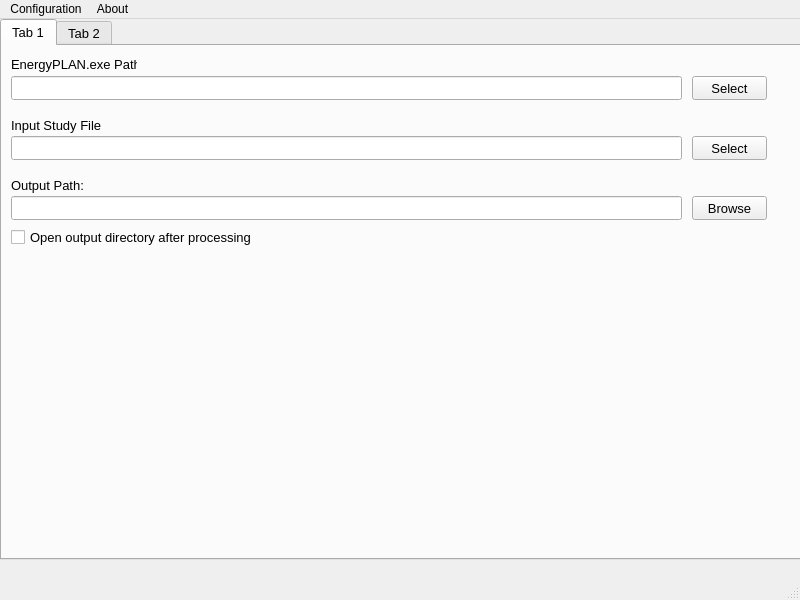
<?xml version="1.0" encoding="UTF-8"?>
<ui version="4.0">
 <class>MainWindow</class>
 <widget class="QMainWindow" name="MainWindow">
  <property name="geometry">
   <rect>
    <x>0</x>
    <y>0</y>
    <width>800</width>
    <height>600</height>
   </rect>
  </property>
  <property name="minimumSize">
   <size>
    <width>800</width>
    <height>600</height>
   </size>
  </property>
  <property name="maximumSize">
   <size>
    <width>800</width>
    <height>600</height>
   </size>
  </property>
  <property name="windowTitle">
   <string>MainWindow</string>
  </property>
  <widget class="QWidget" name="centralwidget">
   <widget class="QTabWidget" name="tabWidget">
    <property name="geometry">
     <rect>
      <x>0</x>
      <y>0</y>
      <width>801</width>
      <height>541</height>
     </rect>
    </property>
    <property name="sizePolicy">
     <sizepolicy hsizetype="Expanding" vsizetype="Expanding">
      <horstretch>0</horstretch>
      <verstretch>0</verstretch>
     </sizepolicy>
    </property>
    <property name="minimumSize">
     <size>
      <width>801</width>
      <height>541</height>
     </size>
    </property>
    <property name="maximumSize">
     <size>
      <width>801</width>
      <height>541</height>
     </size>
    </property>
    <property name="font">
     <font>
      <pointsize>10</pointsize>
     </font>
    </property>
    <property name="currentIndex">
     <number>0</number>
    </property>
    <widget class="QWidget" name="tab_1">
     <attribute name="title">
      <string>Tab 1</string>
     </attribute>
     <widget class="QLineEdit" name="lineEdit_1">
      <property name="geometry">
       <rect>
        <x>9</x>
        <y>30</y>
        <width>671</width>
        <height>24</height>
       </rect>
      </property>
     </widget>
     <widget class="QLabel" name="label_1">
      <property name="geometry">
       <rect>
        <x>9</x>
        <y>9</y>
        <width>126</width>
        <height>18</height>
       </rect>
      </property>
      <property name="text">
       <string>EnergyPLAN.exe Path:</string>
      </property>
     </widget>
     <widget class="QPushButton" name="pushButton_1">
      <property name="geometry">
       <rect>
        <x>690</x>
        <y>30</y>
        <width>75</width>
        <height>24</height>
       </rect>
      </property>
      <property name="text">
       <string>Select</string>
      </property>
     </widget>
     <widget class="QLabel" name="label_2">
      <property name="geometry">
       <rect>
        <x>9</x>
        <y>70</y>
        <width>91</width>
        <height>18</height>
       </rect>
      </property>
      <property name="text">
       <string>Input Study File:</string>
      </property>
     </widget>
     <widget class="QLineEdit" name="lineEdit_2">
      <property name="geometry">
       <rect>
        <x>9</x>
        <y>90</y>
        <width>671</width>
        <height>24</height>
       </rect>
      </property>
     </widget>
     <widget class="QPushButton" name="pushButton_2">
      <property name="geometry">
       <rect>
        <x>690</x>
        <y>90</y>
        <width>75</width>
        <height>24</height>
       </rect>
      </property>
      <property name="text">
       <string>Select</string>
      </property>
     </widget>
     <widget class="QLabel" name="label_3">
      <property name="geometry">
       <rect>
        <x>9</x>
        <y>130</y>
        <width>72</width>
        <height>18</height>
       </rect>
      </property>
      <property name="text">
       <string>Output Path:</string>
      </property>
     </widget>
     <widget class="QLineEdit" name="lineEdit_3">
      <property name="geometry">
       <rect>
        <x>9</x>
        <y>150</y>
        <width>671</width>
        <height>24</height>
       </rect>
      </property>
     </widget>
     <widget class="QPushButton" name="pushButton_3">
      <property name="geometry">
       <rect>
        <x>690</x>
        <y>150</y>
        <width>75</width>
        <height>24</height>
       </rect>
      </property>
      <property name="text">
       <string>Browse</string>
      </property>
     </widget>
     <widget class="QCheckBox" name="checkBox">
      <property name="geometry">
       <rect>
        <x>9</x>
        <y>180</y>
        <width>252</width>
        <height>22</height>
       </rect>
      </property>
      <property name="text">
       <string>Open output directory after processing</string>
      </property>
     </widget>
    </widget>
    <widget class="QWidget" name="tab_2">
     <attribute name="title">
      <string>Tab 2</string>
     </attribute>
    </widget>
   </widget>
  </widget>
  <widget class="QMenuBar" name="menubar">
   <property name="geometry">
    <rect>
     <x>0</x>
     <y>0</y>
     <width>800</width>
     <height>22</height>
    </rect>
   </property>
   <widget class="QMenu" name="menuConfiguration">
    <property name="title">
     <string>Configuration</string>
    </property>
   </widget>
   <widget class="QMenu" name="menuAbout">
    <property name="title">
     <string>About</string>
    </property>
   </widget>
   <addaction name="menuConfiguration"/>
   <addaction name="menuAbout"/>
  </widget>
  <widget class="QStatusBar" name="statusbar"/>
 </widget>
 <resources/>
 <connections/>
</ui>
